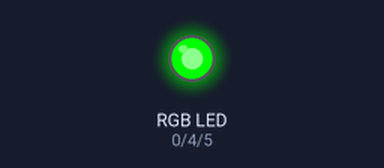
Simulated run of this sketch. Board: ESP32. Shown: an RGB LED mixed from three pins (HIGH = lit). Dim RGB values are drawn brighter than linear.

Above: at 0.05 s.
At 3.0 s:
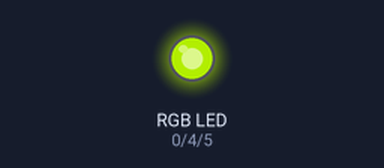
At 6.0 s:
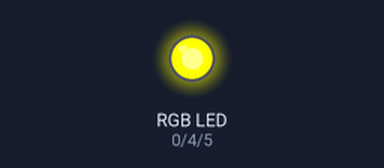
At 7.5 s:
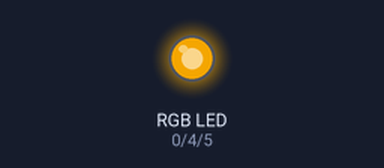
At 9.0 s:
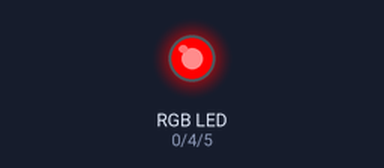
At 12.0 s:
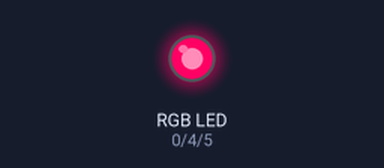
Timing chart, 0 to 15.6 s (numbered marks = the images above):
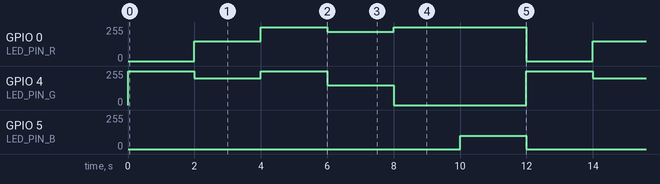

The sketch:

LEDC-RGB-Zustands-Anzeige.ino
```cpp
/*
 * ESP32 LEDC Software RGB- Zustandsanzeige
 */
#define LED_PVM_KANAL_R    0         // Kanal 0 für rot
#define LED_PVM_KANAL_G    1         // Kanal 1 für grün
#define LED_PVM_KANAL_B    2         // Kanal 2 für blau
#define LED_AUFLOESUNG     13        // 13-bit-Auflösung
#define LED_BASE_FREQ      5000      // 5000 Hz als LEDC Basis - Frequenz
#define LED_PIN_R          0
#define LED_PIN_G          4
#define LED_PIN_B          5

// Simulation des Arduino-analogWrite
// Wert muss zwischen 0 und valueMax iiegen
void ledcAnalogWrite(uint8_t channel, uint32_t value, uint32_t valueMax = 255) {
  // Berechnugn des EIN-Zyklus (duty), 8191 ist =  2 ^ 13 (Auflösung) - 1
  uint32_t duty = (8191 / valueMax) * min(value, valueMax);
  ledcWrite(channel, duty);          // Wert an LED ausgeben
}

// Aufruf der analogWrite-Routibe für jede RGB-Farbe
//void rgbAusgeben(uint32_t rot, uint32_t gruen, uint32_t blau) {
void rgbAusgeben(uint32_t rgbWerte[]) {
  ledcAnalogWrite(LED_PVM_KANAL_R, rgbWerte[0]);
  ledcAnalogWrite(LED_PVM_KANAL_G, rgbWerte[1]);
  ledcAnalogWrite(LED_PVM_KANAL_B, rgbWerte[2]);
}

// ermitteln der RGB-Kombination für den als Parameter übergebenen Zustand
void zustandAnzeigen (int zustand) {
  uint32_t zustaende[6][3]  = {  0, 255, 0,  150, 200, 0,   255, 255,   0,
                               220, 150, 0,  255,   0, 0,   255,   0, 100};
  rgbAusgeben(zustaende[zustand]);   //RGB-Werte übergeben
}

// Vorbereitungs- und Initialisierungsroutine
void setup() {
  // Setup der PVM-Timer und anbinden der Timer an einen LED-Pin
  ledcSetup(LED_PVM_KANAL_R, LED_BASE_FREQ, LED_AUFLOESUNG);
  ledcAttachPin(LED_PIN_R, LED_PVM_KANAL_R);
  ledcSetup(LED_PVM_KANAL_G, LED_BASE_FREQ, LED_AUFLOESUNG);
  ledcAttachPin(LED_PIN_G, LED_PVM_KANAL_G);
  ledcSetup(LED_PVM_KANAL_B, LED_BASE_FREQ, LED_AUFLOESUNG);
  ledcAttachPin(LED_PIN_B, LED_PVM_KANAL_B);
}

// die Schleife, die immer wieder durchlaufen wird
void loop() {
  for (int i = 0; i < 6; i++) {
    zustandAnzeigen (i);
    delay(2000);
  }
}
```

Measured:
- by itself, GPIO 0 (LED_PIN_R): repeats every 12.0 s: 254/255 2.0 s, 219/255 2.0 s, 254/255 4.0 s, 0/255 2.0 s, 149/255 2.0 s
- by itself, GPIO 4 (LED_PIN_G): repeats every 12.0 s: 199/255 2.0 s, 254/255 2.0 s, 149/255 2.0 s, 0/255 4.0 s, 254/255 2.0 s
- by itself, GPIO 5 (LED_PIN_B): alternates 100/255 for 2.0 s and 0/255 for 10.0 s
